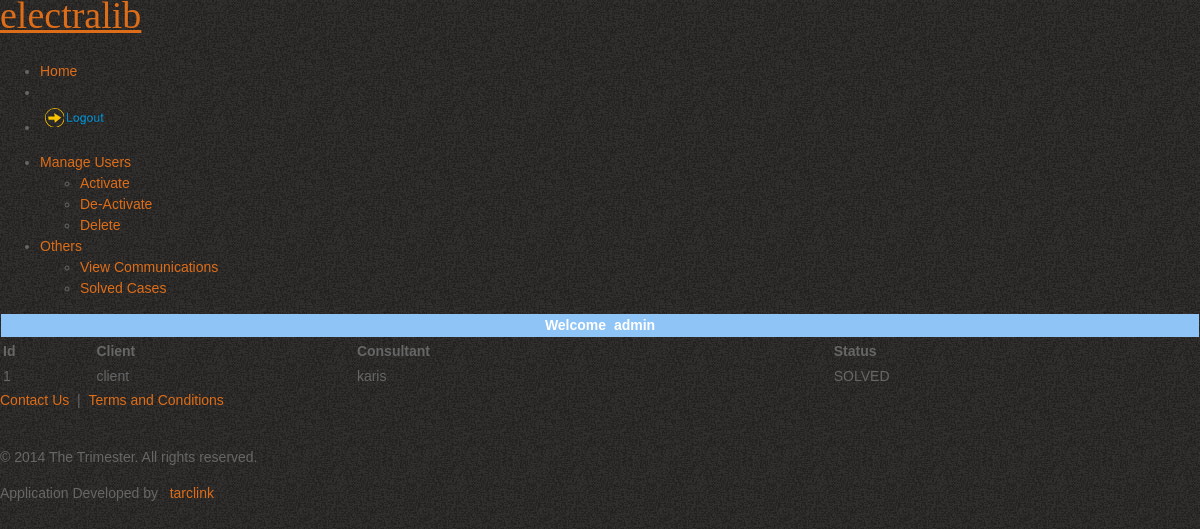
The app's page /eng/casesold.php (signed in) with its own data.
### tables this page shows
CREATE TABLE `cases` (
  `id` int(15) NOT NULL,
  `client` varchar(10) NOT NULL,
  `consultant` varchar(15) NOT NULL,
  `status` varchar(20) NOT NULL
);

### eng/casesold.php (the view, shortened to what this page needs)
<!DOCTYPE html>
<html dir="ltr" lang="en-US"><head>
    <link rel="stylesheet" href="style.css" media="screen">
    <link rel="stylesheet" href="style.responsive.css" media="all">
</head>
<body>
<div id="main">
<?php include('incls/header.php') ?>
<nav class="nav clearfix">
    <ul class="hmenu"><li><a href="admin.php">Home</a></li><li><li><a href="log_out.php"><img src=images/quit_1.png></a></l</ul>
    </nav>
<div class="sheet clearfix">
            <div class="layout-wrapper clearfix">
                <div class="content-layout">
                    <div class="content-layout-row">
                    <div class="layout-cell sidebar1 clearfix">
					<div class="vmenublock clearfix">
                      <div class="vmenublockcontent">
<ul class="vmenu"><li><a href="#">Manage Users</a><ul class="active"><li><a href="activator.php" >Activate </a></li><li><a href="deactivator.php" >De-Activate</a></li><li><a href="deleter.php" >Delete</a></li></ul></li><li><a href="#" class="active">Others</a><ul class="active"><li><a href="viewmsgs.php">View Communications </a></li><li><a href="#" class="active">Solved Cases</a></li></ul></li></ul>
                      </div>
                    </div>
				   </div>
                <div align="center">
              <table width="100%" border="0" cellpadding="1" cellspacing="1">
                  <tr>
                        <td width="358" height="20" valign="middle" bgcolor="#8FC4F7">
                         <div align="center"><b><font color="#FFFFFF">Welcome &nbsp<?php echo $_SESSION['username'];?> </font></b></div>
                        </td>
                  </tr>
               </table>
       <?php
	 	 include("incls/connector.php");
	 $query="SELECT * FROM cases";
		  $resource=mysql_query($query,$conn);
		  echo "
		<table align=\"center\" border=\"0\" width=\"100%\">
		<tr>
		<td><b>Id</b></td> <td><b>Client</b></td></td><td><b>Consultant</b></td><td><b>Status</b></td></tr> ";
while($result=mysql_fetch_array($resource))
	{
	echo "<tr><td>".$result[0]."</td><td>".$result[1]."</td><td>".$result[2]."</td><td>".$result[3]."</td></tr>";
	} echo "</table>";
	 ?>
         </div>
                    </div>
                </div>
            </div>
    </div>
	<?php include("incls/footer.php") ?>
</div>
</body></html>

### eng/style.css (style rules this page uses)
body { margin: 0px; padding: 0px; color: #666; font-family: Tahoma, Geneva, sans-serif; font-size: 14px; line-height: 1.5em; background-color: #e2d8bd; background-image: url(images/tooplate_body.jpg); background-repeat: repeat; }
a, a:link, a:visited { color: #de6d19; text-decoration: none; }
img { border: none; }

### records on screen
cases: id "1", client "client", consultant "karis", status "SOLVED"

### other values on screen
$_SESSION['username'] "admin"
